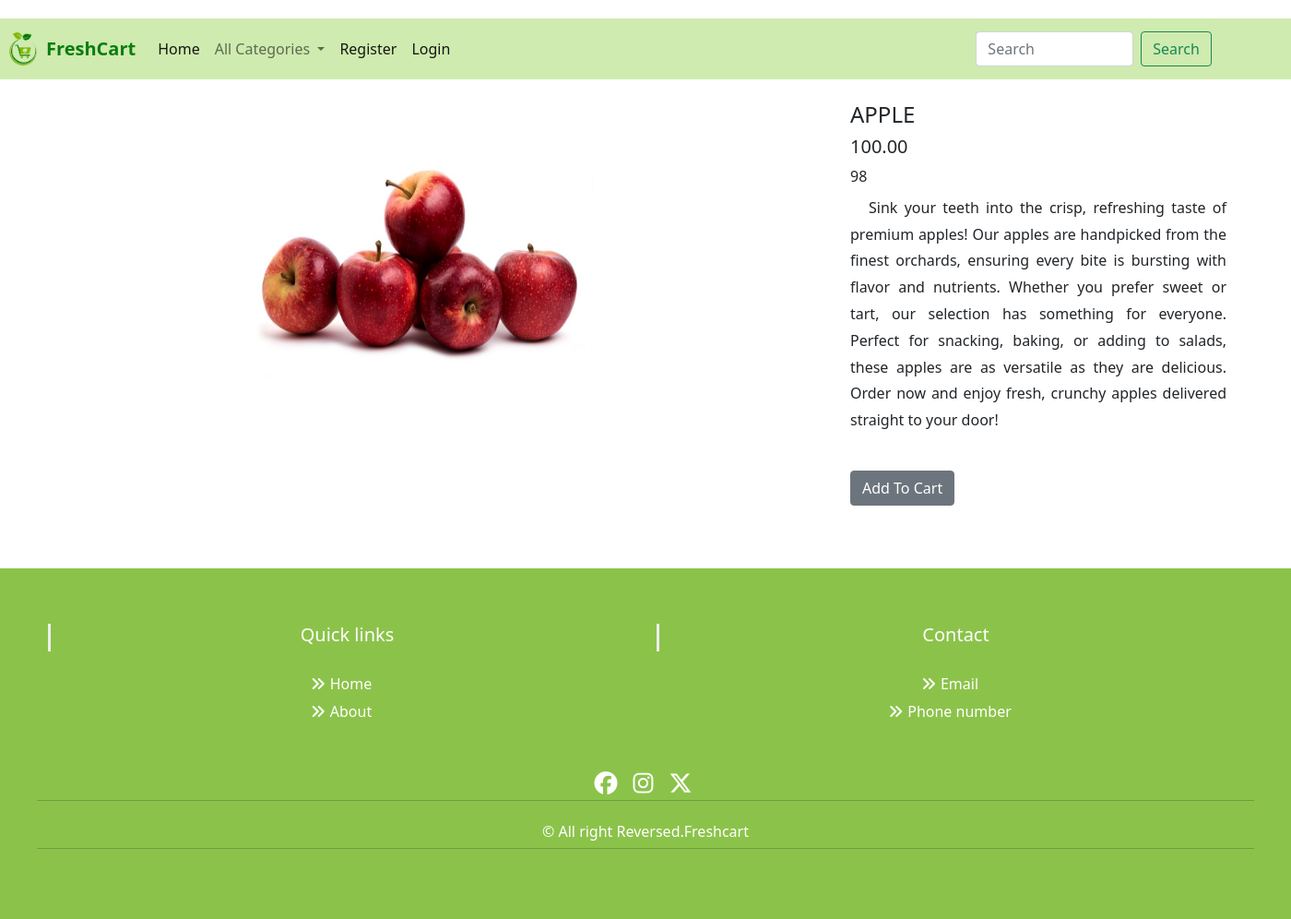
/detail/APPLE, run on the app's committed database.
### shop/models.py (models this page shows, shortened)
class Product(models.Model):
    name = models.CharField(max_length=200)
    desc = models.TextField()
    image = models.ImageField(upload_to='shop/products', blank=True, null=True)
    price= models.DecimalField(max_digits=10,decimal_places=2)
    category=models.ForeignKey(Category,on_delete=models.CASCADE)
    stock=models.IntegerField()
    available=models.BooleanField(default=True)
    created=models.DateTimeField(auto_now_add=True)
    updated=models.DateTimeField(auto_now=True)

### shop/views.py (the view)
# urls.py: path('detail/<p>',views.detail,name="detail"),
def detail(request,p):
    product=Product.objects.get(name=p)
    return render(request,'detail.html',{'p':product})

### shop/context_processors.py (called while the page is built)
def menu_links(request):
    c=Category.objects.all()
    return{'links':c}

### templates/detail.html (shortened to what this page needs)
{% extends 'base.html' %}
{% load static %}
{% block content %}
<div class="container mt-4" style="margin-bottom:60px;margin-left:250px;">
    <div class="container">
    <div class="row">
        <div class="col-12 col-lg-6"><img src="{{p.image.url}}" height="300px" width="370px"></div>
        <div class="col-12 col-lg-4">
            <h4>{{p.name}}</h4>
            <h5 class="mt-2">{{p.price}}</h5>
            {{p.stock}}
            <p class="mt-2" style="text-indent:20px;line-height:1.8;text-align:justify">{{p.desc}}</p>
            {% if user.is_superuser == False %}
            {% if p.stock <= 0%}
            <h4>Out of Stock</h4>
            {% else %}
            <h4><a href="{% url 'cart:addtocart' p.name %}" class="btn btn-secondary mt-4">Add To Cart</a></h4>
            {% endif %}
                {% endif %}
        </div>
    </div>
    </div>
</div>
  {% endblock %}

### static/css/style.css (style rules this page uses)
body, html { width: 100%; margin: 0; padding: 0; }

### data on the page
Product: image (picture), name "APPLE", price "100.00", stock "98", desc "Sink your teeth into the crisp, refreshing taste of premium apples! Our apples are handpicked from the finest orchards, ensuring every bite is bursting with flavor and nutrients. Whether you prefer sweet or tart, our selection has something for everyone. Perfect for snacking, baking, or adding to salads, these apples are as versatile as they are delicious. Order now and enjoy fresh, crunchy apples delivered straight to your door!"
